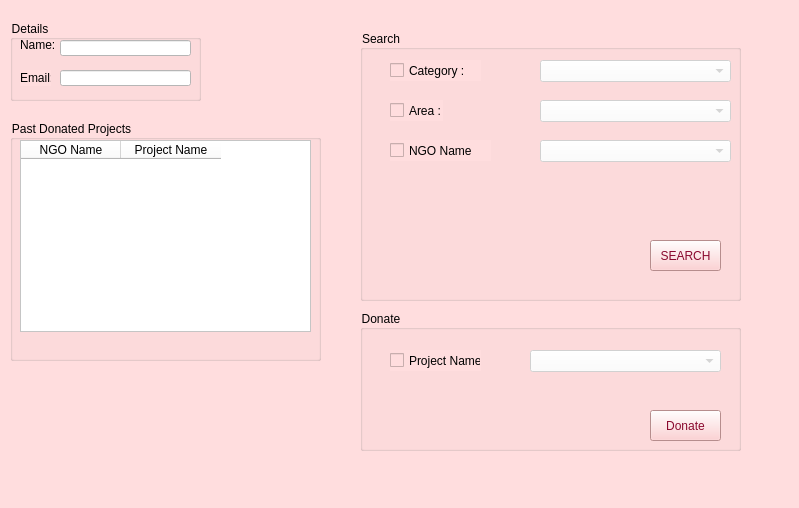
<?xml version="1.0" encoding="UTF-8"?>
<ui version="4.0">
 <class>MainWindow</class>
 <widget class="QMainWindow" name="MainWindow">
  <property name="geometry">
   <rect>
    <x>0</x>
    <y>0</y>
    <width>799</width>
    <height>508</height>
   </rect>
  </property>
  <property name="windowTitle">
   <string>MainWindow</string>
  </property>
  <property name="styleSheet">
   <string notr="true">background-color: rgb(255, 221, 222);</string>
  </property>
  <widget class="QWidget" name="centralwidget">
   <widget class="QGroupBox" name="groupBox">
    <property name="geometry">
     <rect>
      <x>10</x>
      <y>20</y>
      <width>191</width>
      <height>81</height>
     </rect>
    </property>
    <property name="title">
     <string>Details</string>
    </property>
    <widget class="QLabel" name="label">
     <property name="geometry">
      <rect>
       <x>10</x>
       <y>20</y>
       <width>35</width>
       <height>10</height>
      </rect>
     </property>
     <property name="text">
      <string>Name:</string>
     </property>
    </widget>
    <widget class="QLineEdit" name="userName">
     <property name="enabled">
      <bool>false</bool>
     </property>
     <property name="geometry">
      <rect>
       <x>50</x>
       <y>20</y>
       <width>131</width>
       <height>16</height>
      </rect>
     </property>
     <property name="styleSheet">
      <string notr="true">background-color:white;</string>
     </property>
    </widget>
    <widget class="QLabel" name="label_2">
     <property name="geometry">
      <rect>
       <x>10</x>
       <y>50</y>
       <width>31</width>
       <height>16</height>
      </rect>
     </property>
     <property name="text">
      <string>Email:</string>
     </property>
    </widget>
    <widget class="QLineEdit" name="userEmail">
     <property name="enabled">
      <bool>false</bool>
     </property>
     <property name="geometry">
      <rect>
       <x>50</x>
       <y>50</y>
       <width>131</width>
       <height>16</height>
      </rect>
     </property>
     <property name="styleSheet">
      <string notr="true">background-color:white;</string>
     </property>
    </widget>
   </widget>
   <widget class="QGroupBox" name="groupBox_2">
    <property name="geometry">
     <rect>
      <x>10</x>
      <y>120</y>
      <width>311</width>
      <height>241</height>
     </rect>
    </property>
    <property name="title">
     <string>Past Donated Projects</string>
    </property>
    <widget class="QTableWidget" name="tableWidget">
     <property name="geometry">
      <rect>
       <x>10</x>
       <y>20</y>
       <width>291</width>
       <height>192</height>
      </rect>
     </property>
     <property name="styleSheet">
      <string notr="true">background-color:white;</string>
     </property>
     <column>
      <property name="text">
       <string>NGO Name</string>
      </property>
     </column>
     <column>
      <property name="text">
       <string>Project Name</string>
      </property>
     </column>
    </widget>
   </widget>
   <widget class="QGroupBox" name="groupBox_3">
    <property name="geometry">
     <rect>
      <x>360</x>
      <y>30</y>
      <width>381</width>
      <height>271</height>
     </rect>
    </property>
    <property name="title">
     <string>Search</string>
    </property>
    <widget class="QCheckBox" name="checkBox_3">
     <property name="geometry">
      <rect>
       <x>30</x>
       <y>30</y>
       <width>91</width>
       <height>21</height>
      </rect>
     </property>
     <property name="text">
      <string>Category : </string>
     </property>
    </widget>
    <widget class="QCheckBox" name="checkBox_4">
     <property name="geometry">
      <rect>
       <x>30</x>
       <y>70</y>
       <width>53</width>
       <height>21</height>
      </rect>
     </property>
     <property name="text">
      <string>Area : </string>
     </property>
    </widget>
    <widget class="QPushButton" name="SearchButton">
     <property name="geometry">
      <rect>
       <x>290</x>
       <y>210</y>
       <width>71</width>
       <height>31</height>
      </rect>
     </property>
     <property name="styleSheet">
      <string notr="true">color: rgb(138, 9, 47);
background-color:rgb(255, 197, 198);;</string>
     </property>
     <property name="text">
      <string>SEARCH</string>
     </property>
    </widget>
    <widget class="QComboBox" name="comboBox_4">
     <property name="enabled">
      <bool>false</bool>
     </property>
     <property name="geometry">
      <rect>
       <x>180</x>
       <y>30</y>
       <width>191</width>
       <height>22</height>
      </rect>
     </property>
     <property name="styleSheet">
      <string notr="true">background-color:white;</string>
     </property>
    </widget>
    <widget class="QComboBox" name="comboBox_5">
     <property name="enabled">
      <bool>false</bool>
     </property>
     <property name="geometry">
      <rect>
       <x>180</x>
       <y>70</y>
       <width>191</width>
       <height>22</height>
      </rect>
     </property>
     <property name="styleSheet">
      <string notr="true">background-color:white;</string>
     </property>
    </widget>
    <widget class="QCheckBox" name="checkBox">
     <property name="geometry">
      <rect>
       <x>30</x>
       <y>110</y>
       <width>101</width>
       <height>21</height>
      </rect>
     </property>
     <property name="text">
      <string>NGO Name</string>
     </property>
    </widget>
    <widget class="QComboBox" name="comboBox_2">
     <property name="enabled">
      <bool>false</bool>
     </property>
     <property name="geometry">
      <rect>
       <x>180</x>
       <y>110</y>
       <width>191</width>
       <height>22</height>
      </rect>
     </property>
     <property name="styleSheet">
      <string notr="true">background-color:white;</string>
     </property>
    </widget>
   </widget>
   <widget class="QLabel" name="label_10">
    <property name="geometry">
     <rect>
      <x>20</x>
      <y>390</y>
      <width>131</width>
      <height>51</height>
     </rect>
    </property>
    <property name="text">
     <string/>
    </property>
    <property name="pixmap">
     <pixmap>../Logo.png</pixmap>
    </property>
    <property name="scaledContents">
     <bool>true</bool>
    </property>
   </widget>
   <widget class="QGroupBox" name="groupBox_4">
    <property name="geometry">
     <rect>
      <x>360</x>
      <y>310</y>
      <width>381</width>
      <height>141</height>
     </rect>
    </property>
    <property name="title">
     <string>Donate</string>
    </property>
    <widget class="QPushButton" name="SearchButton_2">
     <property name="geometry">
      <rect>
       <x>290</x>
       <y>210</y>
       <width>71</width>
       <height>31</height>
      </rect>
     </property>
     <property name="styleSheet">
      <string notr="true">color: rgb(138, 9, 47);
background-color:rgb(255, 197, 198);;</string>
     </property>
     <property name="text">
      <string>SEARCH</string>
     </property>
    </widget>
    <widget class="QCheckBox" name="checkBox_2">
     <property name="geometry">
      <rect>
       <x>30</x>
       <y>40</y>
       <width>91</width>
       <height>21</height>
      </rect>
     </property>
     <property name="text">
      <string>Project Name :</string>
     </property>
    </widget>
    <widget class="QComboBox" name="comboBox_3">
     <property name="enabled">
      <bool>false</bool>
     </property>
     <property name="geometry">
      <rect>
       <x>170</x>
       <y>40</y>
       <width>191</width>
       <height>22</height>
      </rect>
     </property>
     <property name="styleSheet">
      <string notr="true">background-color:white;</string>
     </property>
    </widget>
    <widget class="QPushButton" name="SearchButton_3">
     <property name="geometry">
      <rect>
       <x>290</x>
       <y>100</y>
       <width>71</width>
       <height>31</height>
      </rect>
     </property>
     <property name="styleSheet">
      <string notr="true">color: rgb(138, 9, 47);
background-color:rgb(255, 197, 198);;</string>
     </property>
     <property name="text">
      <string>Donate</string>
     </property>
    </widget>
   </widget>
  </widget>
  <widget class="QMenuBar" name="menubar">
   <property name="geometry">
    <rect>
     <x>0</x>
     <y>0</y>
     <width>799</width>
     <height>18</height>
    </rect>
   </property>
  </widget>
  <widget class="QStatusBar" name="statusbar"/>
 </widget>
 <resources/>
 <connections/>
</ui>
